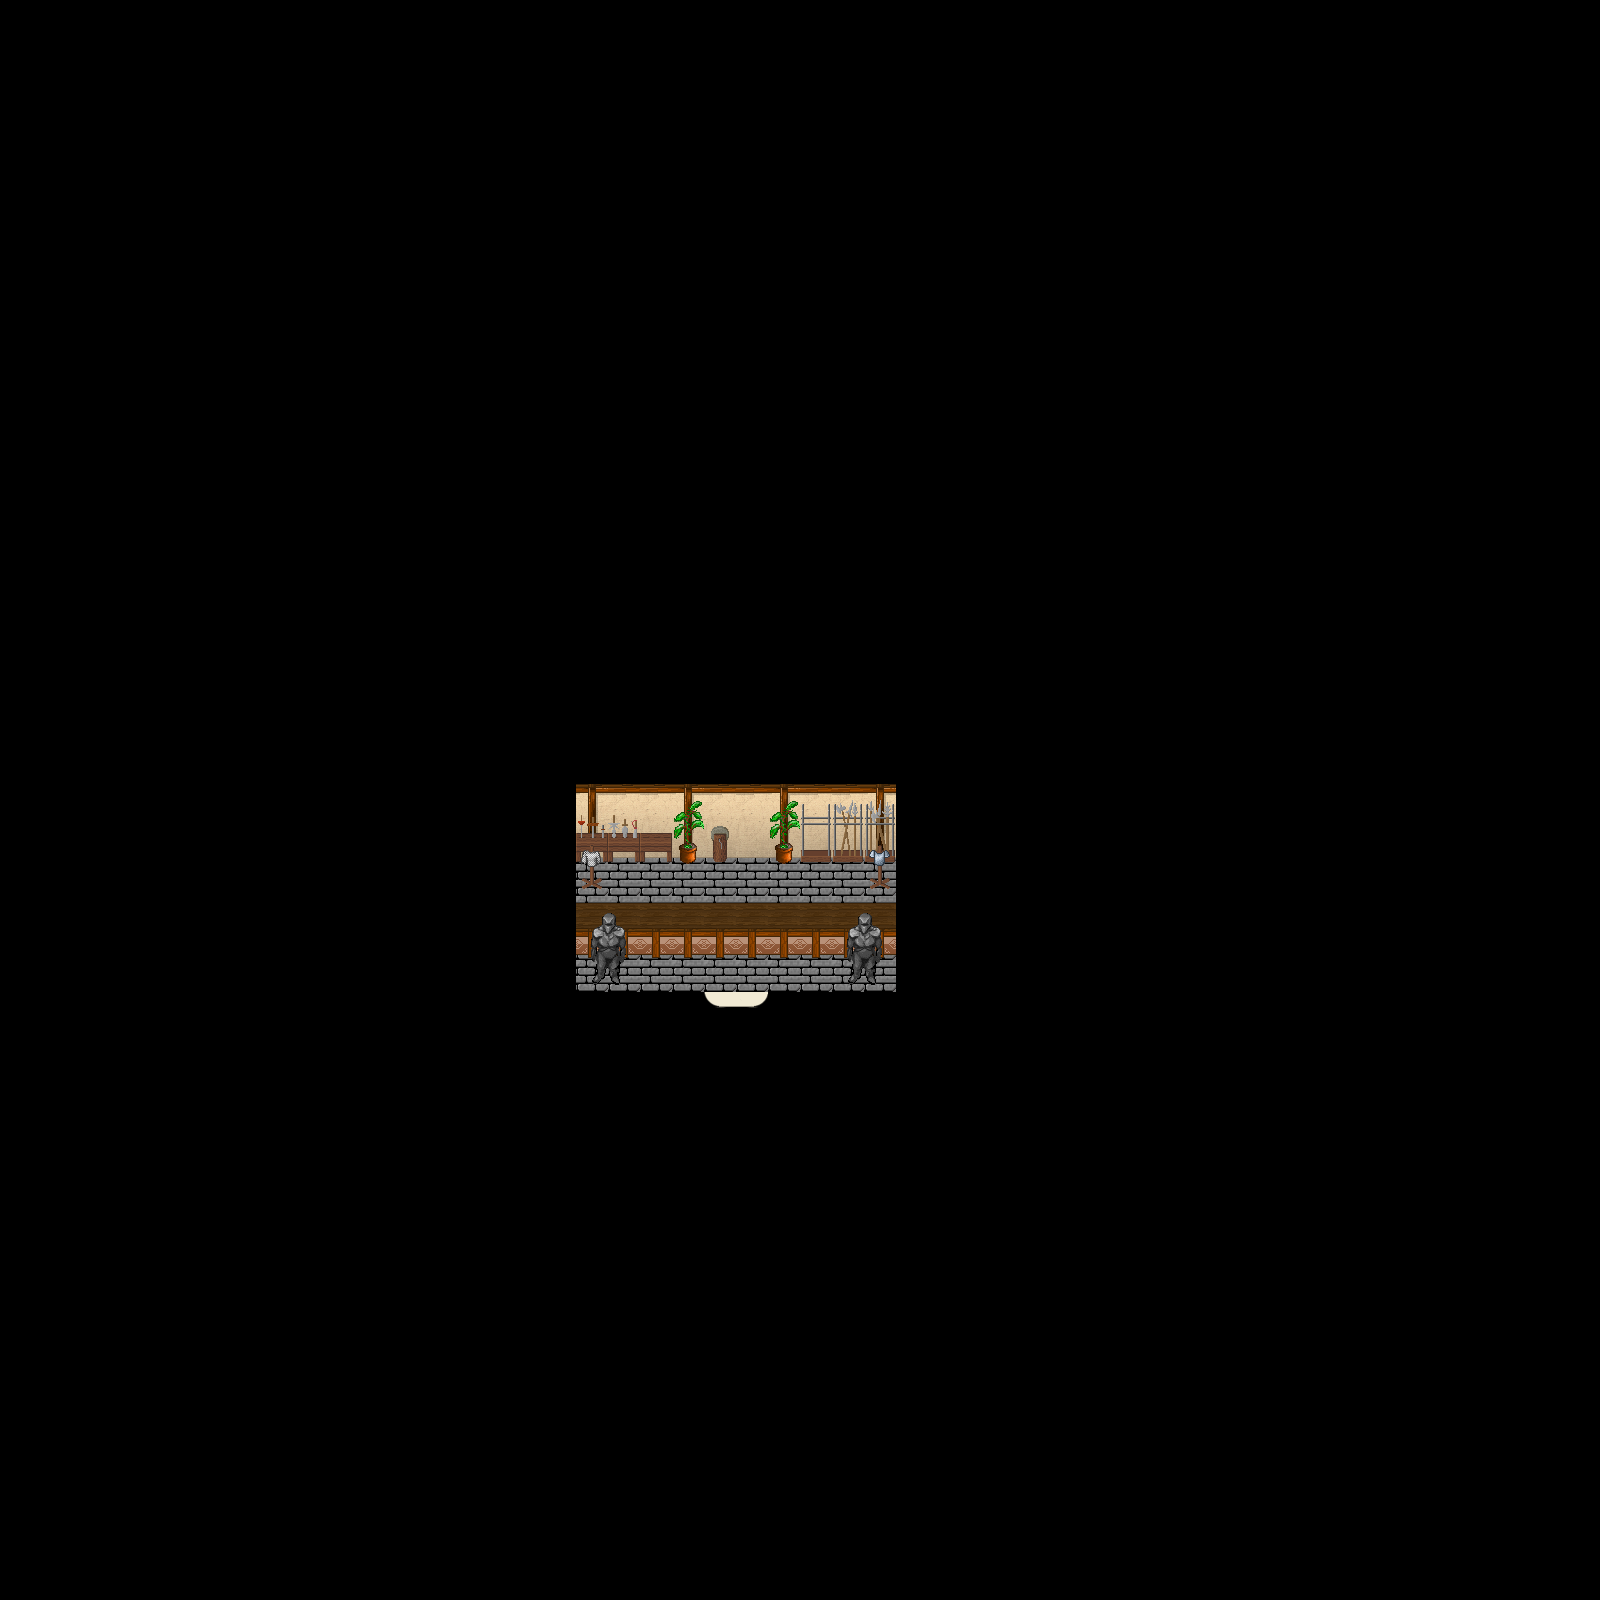

This is a level from a 2D game, rendered from its Tiled map with the project's own tilesets. A one-line summary and the map file follow, with tile-layer data summarised:
An orthogonal 50x50 tile map with 32x32 px tiles, 5 tile layers (Ground, Ground, Ground, Fringe, ...), 1 hidden layer not drawn, 9 tilesets and 2 objects (WARP, SCRIPT).

<map version="1.0" orientation="orthogonal" width="50" height="50" tilewidth="32" tileheight="32">
 <properties>
  <property name="music" value="inside.ogg" />
 </properties>
 <tileset firstgid="1" name="collision1_32_32" tilewidth="32" tileheight="32">
  <image source="../graphics/tiles/collision1_32_32.png" width="1024" height="1024" />
 </tileset>
 <tileset firstgid="1025" name="indoor3_32_32" tilewidth="32" tileheight="32">
  <image source="../graphics/tiles/indoor3_32_32.png" width="1024" height="1024" />
 </tileset>
 <tileset firstgid="2049" name="indoor2_32_32" tilewidth="32" tileheight="32">
  <image source="../graphics/tiles/indoor2_32_32.png" width="1024" height="1024" />
 </tileset>
 <tileset firstgid="3073" name="indoor2_32_64" tilewidth="32" tileheight="64">
  <image source="../graphics/tiles/indoor2_32_64.png" width="1024" height="1024" />
 </tileset>
 <tileset firstgid="3585" name="indoor2_32_96" tilewidth="32" tileheight="96">
  <image source="../graphics/tiles/indoor2_32_96.png" width="1024" height="960" />
 </tileset>
 <tileset firstgid="3905" name="indoor1_32_64" tilewidth="32" tileheight="64">
  <image source="../graphics/tiles/indoor1_32_64.png" width="1024" height="1024" />
 </tileset>
 <tileset firstgid="4417" name="indoor1_32_96" tilewidth="32" tileheight="96">
  <image source="../graphics/tiles/indoor1_32_96.png" width="1024" height="960" />
 </tileset>
 <tileset firstgid="4737" name="indoor1_32_128" tilewidth="32" tileheight="128">
  <image source="../graphics/tiles/indoor1_32_128.png" width="1024" height="1024" />
 </tileset>
 <tileset firstgid="4993" name="indoor2_32_64" tilewidth="32" tileheight="64">
  <image source="../graphics/tiles/indoor2_32_64.png" width="1024" height="1024" />
 </tileset>
 <layer name="Ground" width="50" height="50">
  <data>[2500 cells, 2500 non-empty, 4 distinct tile ids]</data>
 </layer>
 <layer name="Ground" width="50" height="50">
  <data>[2500 cells, 30 non-empty, 6 distinct tile ids]</data>
 </layer>
 <layer name="Ground" width="50" height="50">
  <data>[2500 cells, 0 non-empty, 0 distinct tile ids]</data>
 </layer>
 <layer name="Fringe" width="50" height="50">
  <data>[2500 cells, 25 non-empty, 13 distinct tile ids]</data>
 </layer>
 <layer name="Over" width="50" height="50">
  <data>[2500 cells, 0 non-empty, 0 distinct tile ids]</data>
 </layer>
 <layer name="Collision" width="50" height="50" visible="0">
  <data>[2500 cells, 2482 non-empty, 1 distinct tile ids]</data>
 </layer>
 <objectgroup name="Object" width="50" height="50">
  <object name="Warp to city" type="WARP" x="704" y="992" width="64" height="32">
   <properties>
    <property name="DEST_MAP" value="ow-n0004-p0005-o0000" />
    <property name="DEST_X" value="3168" />
    <property name="DEST_Y" value="5168" />
   </properties>
  </object>
  <object name="External Map Events" type="SCRIPT" x="52" y="44" width="24" height="80">
   <properties>
    <property name="FILENAME" value="scripts/maps/iw-castle-cedric-shop02-o00-o00-o00.lua" />
   </properties>
  </object>
 </objectgroup>
</map>
